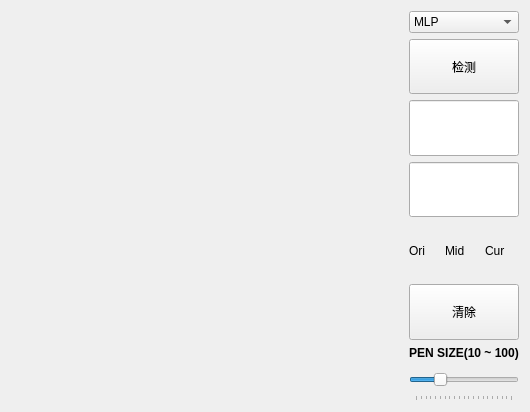
<?xml version="1.0" encoding="UTF-8"?>
<ui version="4.0">
 <class>DebugWidget</class>
 <widget class="QWidget" name="DebugWidget">
  <property name="geometry">
   <rect>
    <x>0</x>
    <y>0</y>
    <width>530</width>
    <height>412</height>
   </rect>
  </property>
  <property name="windowTitle">
   <string>Form</string>
  </property>
  <layout class="QHBoxLayout" name="horizontalLayout" stretch="1,0">
   <item>
    <widget class="DrawBoard" name="Board" native="true"/>
   </item>
   <item>
    <layout class="QVBoxLayout" name="verticalLayout">
     <item>
      <widget class="QComboBox" name="BoxModelChoice">
       <item>
        <property name="text">
         <string>MLP</string>
        </property>
       </item>
       <item>
        <property name="text">
         <string>SimpleCNN</string>
        </property>
       </item>
       <item>
        <property name="text">
         <string>LeNet-5</string>
        </property>
       </item>
       <item>
        <property name="text">
         <string>ResNet</string>
        </property>
       </item>
      </widget>
     </item>
     <item>
      <widget class="QPushButton" name="btnPred">
       <property name="sizePolicy">
        <sizepolicy hsizetype="Expanding" vsizetype="Expanding">
         <horstretch>0</horstretch>
         <verstretch>0</verstretch>
        </sizepolicy>
       </property>
       <property name="text">
        <string>检测</string>
       </property>
      </widget>
     </item>
     <item>
      <widget class="QLineEdit" name="editPred">
       <property name="sizePolicy">
        <sizepolicy hsizetype="Expanding" vsizetype="Expanding">
         <horstretch>0</horstretch>
         <verstretch>0</verstretch>
        </sizepolicy>
       </property>
       <property name="alignment">
        <set>Qt::AlignmentFlag::AlignCenter</set>
       </property>
       <property name="readOnly">
        <bool>true</bool>
       </property>
      </widget>
     </item>
     <item>
      <widget class="QLineEdit" name="editConf">
       <property name="sizePolicy">
        <sizepolicy hsizetype="Expanding" vsizetype="Expanding">
         <horstretch>0</horstretch>
         <verstretch>0</verstretch>
        </sizepolicy>
       </property>
       <property name="alignment">
        <set>Qt::AlignmentFlag::AlignCenter</set>
       </property>
       <property name="readOnly">
        <bool>true</bool>
       </property>
      </widget>
     </item>
     <item>
      <layout class="QHBoxLayout" name="horizontalLayout_2">
       <item>
        <widget class="QLabel" name="labelTextOri">
         <property name="sizePolicy">
          <sizepolicy hsizetype="Expanding" vsizetype="Expanding">
           <horstretch>0</horstretch>
           <verstretch>0</verstretch>
          </sizepolicy>
         </property>
         <property name="text">
          <string>Ori</string>
         </property>
        </widget>
       </item>
       <item>
        <widget class="QLabel" name="labelOri">
         <property name="sizePolicy">
          <sizepolicy hsizetype="Expanding" vsizetype="Expanding">
           <horstretch>0</horstretch>
           <verstretch>0</verstretch>
          </sizepolicy>
         </property>
         <property name="text">
          <string/>
         </property>
        </widget>
       </item>
       <item>
        <widget class="QLabel" name="labelTextMid">
         <property name="sizePolicy">
          <sizepolicy hsizetype="Expanding" vsizetype="Expanding">
           <horstretch>0</horstretch>
           <verstretch>0</verstretch>
          </sizepolicy>
         </property>
         <property name="text">
          <string>Mid</string>
         </property>
        </widget>
       </item>
       <item>
        <widget class="QLabel" name="labelMid">
         <property name="sizePolicy">
          <sizepolicy hsizetype="Expanding" vsizetype="Expanding">
           <horstretch>0</horstretch>
           <verstretch>0</verstretch>
          </sizepolicy>
         </property>
         <property name="text">
          <string/>
         </property>
        </widget>
       </item>
       <item>
        <widget class="QLabel" name="labelTextCur">
         <property name="sizePolicy">
          <sizepolicy hsizetype="Expanding" vsizetype="Expanding">
           <horstretch>0</horstretch>
           <verstretch>0</verstretch>
          </sizepolicy>
         </property>
         <property name="text">
          <string>Cur</string>
         </property>
        </widget>
       </item>
       <item>
        <widget class="QLabel" name="labelPix">
         <property name="sizePolicy">
          <sizepolicy hsizetype="Expanding" vsizetype="Expanding">
           <horstretch>0</horstretch>
           <verstretch>0</verstretch>
          </sizepolicy>
         </property>
         <property name="text">
          <string/>
         </property>
        </widget>
       </item>
      </layout>
     </item>
     <item>
      <widget class="QPushButton" name="btnClear">
       <property name="sizePolicy">
        <sizepolicy hsizetype="Expanding" vsizetype="Expanding">
         <horstretch>0</horstretch>
         <verstretch>0</verstretch>
        </sizepolicy>
       </property>
       <property name="text">
        <string>清除</string>
       </property>
      </widget>
     </item>
     <item>
      <layout class="QVBoxLayout" name="verticalLayout_2">
       <property name="bottomMargin">
        <number>0</number>
       </property>
       <item>
        <widget class="QLabel" name="label">
         <property name="font">
          <font>
           <bold>true</bold>
          </font>
         </property>
         <property name="text">
          <string>PEN SIZE(10 ~ 100)</string>
         </property>
         <property name="textFormat">
          <enum>Qt::TextFormat::PlainText</enum>
         </property>
         <property name="alignment">
          <set>Qt::AlignmentFlag::AlignCenter</set>
         </property>
        </widget>
       </item>
       <item>
        <widget class="QSlider" name="slidePenWidth">
         <property name="sizePolicy">
          <sizepolicy hsizetype="Expanding" vsizetype="Expanding">
           <horstretch>0</horstretch>
           <verstretch>0</verstretch>
          </sizepolicy>
         </property>
         <property name="minimum">
          <number>0</number>
         </property>
         <property name="maximum">
          <number>100</number>
         </property>
         <property name="singleStep">
          <number>10</number>
         </property>
         <property name="pageStep">
          <number>100</number>
         </property>
         <property name="value">
          <number>25</number>
         </property>
         <property name="orientation">
          <enum>Qt::Orientation::Horizontal</enum>
         </property>
         <property name="tickPosition">
          <enum>QSlider::TickPosition::TicksBelow</enum>
         </property>
         <property name="tickInterval">
          <number>5</number>
         </property>
        </widget>
       </item>
      </layout>
     </item>
    </layout>
   </item>
  </layout>
 </widget>
 <customwidgets>
  <customwidget>
   <class>DrawBoard</class>
   <extends>QWidget</extends>
   <header>DrawBoard.h</header>
   <container>1</container>
  </customwidget>
 </customwidgets>
 <resources/>
 <connections/>
</ui>
